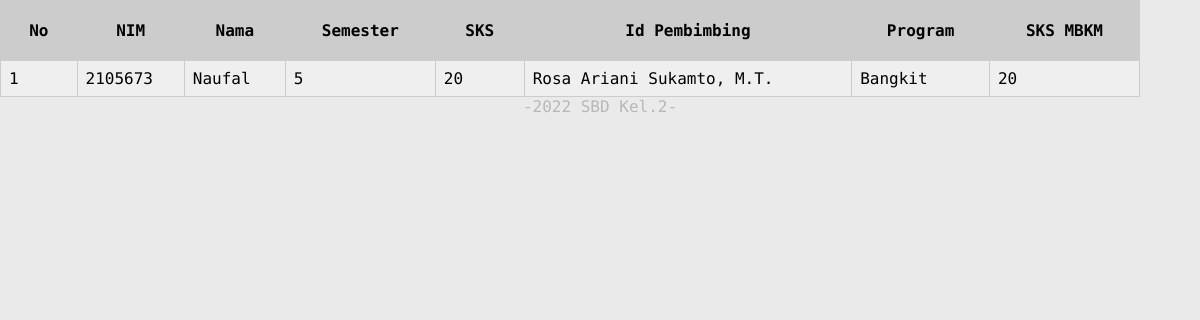
The page /peserta/data.php on the database its author committed.
### tables this page shows
CREATE TABLE `mahasiswa` (
  `id` int(11) NOT NULL AUTO_INCREMENT,
  `NIM` varchar(255) NOT NULL,
  `nama_mhs` varchar(255) NOT NULL,
  `jurusan` varchar(255) NOT NULL,
  `semester` int(11) NOT NULL,
  `NIP` varchar(255) NOT NULL,
  `SKS_smtr` int(11) NOT NULL,
  `TTD_kaprodi` varchar(255) DEFAULT NULL,
  `hasil_pendaftaran` varchar(255) DEFAULT NULL,
  `id_pembimbing` varchar(255) DEFAULT NULL,
  `program` varchar(255) DEFAULT NULL,
  `konfersi_SKS_MBKM` int(11) DEFAULT NULL,
  PRIMARY KEY (`id`)
);

CREATE TABLE `pembimbing_mbkm` (
  `id_pembimbing` varchar(255) NOT NULL,
  `nama_pembimbing` varchar(255) NOT NULL,
  `program` varchar(255) NOT NULL,
  PRIMARY KEY (`id_pembimbing`)
);

### peserta/data.php (the view, shortened to what this page needs)
<!DOCTYPE html>
<html lang="en">
<head>
    <link href='https://unpkg.com/boxicons@2.0.7/css/boxicons.min.css' rel='stylesheet'>
    <link rel = "stylesheet" href = "./assets/style.css">
</head>
<body>
        <table class="my_table">
            <tr>
                <th>No</th>
                <th>NIM</th>
                <th>Nama</th>
                <th>Semester</th>
                <th>SKS</th>
                <th>Id Pembimbing</th>
                <th>Program</th>
                <th>SKS MBKM</th>
            </tr>
     <?php
     $no=1;
     $conn = new mysqli("localhost", "root", "", "tubes_sbd");
     $query= mysqli_query($conn,"SELECT *FROM mahasiswa,pembimbing_mbkm WHERE mahasiswa.id_pembimbing=pembimbing_mbkm.id_pembimbing");
     while ($data=mysqli_fetch_array($query)){
        ?>
        <tr>
            <td><?= $no++ ?></td>
            <td><?= $data['NIM'] ?></td>
            <td><?= $data['nama_mhs'] ?></td>
            <td><?= $data['semester'] ?></td>
            <td><?= $data['SKS_smtr'] ?></td>
            <td><?= $data['nama_pembimbing'] ?></td>
            <td><?= $data['program'] ?></td>
            <td><?= $data['konfersi_SKS_MBKM'] ?></td>
        </tr>
    <?php } ?>
</table>
</body>
<footer>
    -2022 SBD Kel.2-
</footer>
</html>

### peserta/assets/style.css (style rules this page uses)
:root { --blue_medium:#385C70; --white:#f1f1f1; --blue-dark:#032546; }
body { background-color:#EAEAEA; padding: 0px; margin: 0px; font-family: 'Encode Sans'; font-style: normal; }
table { width: 95%; border-collapse: collapse; }
th { background: #ccc; padding: 20px !important; }
th, td { border: 1px solid #ccc; padding: 8px; }
tr:nth-child(even) { background: #efefef; }
footer { color: #969696; font-family: 'Encode Sans'; font-style: normal; text-align: center; opacity: 0.6; }

### rows shown on the page
mahasiswa: NIM "2105673", nama_mhs "Naufal", semester "5", SKS_smtr "20", id_pembimbing.nama_pembimbing "Rosa Ariani Sukamto, M.T.", id_pembimbing.program "Bangkit", konfersi_SKS_MBKM "20"
